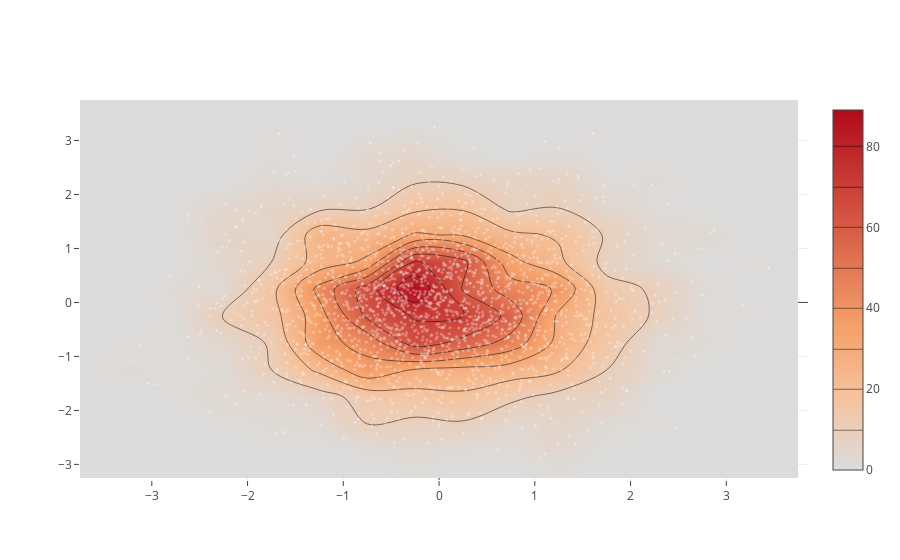

The cell this chart's notebook holds for it:
### Code cell
import plotly.graph_objs as go

import numpy as np

x = np.random.randn(2000)
y = np.random.randn(2000)
iplot([go.Histogram2dContour(x=x, y=y, contours=dict(coloring='heatmap')),
       go.Scatter(x=x, y=y, mode='markers', marker=dict(color='white', size=3, opacity=0.3))], show_link=False)

### Figure 1 — Plotly figure (JSON) as saved in the notebook; plotly's stock layout.template omitted (floating-point values rounded to 4 significant figures; data arrays with more than 128 entries replaced by an {"elided": "..."} marker saying what was removed)
{"data": [{"contours": {"coloring": "heatmap"}, "type": "histogram2dcontour", "uid": "71a82550-c690-4cc5-bc85-36ae9846a259", "x": {"elided": "2000 float values"}, "y": {"elided": "2000 float values"}}, {"marker": {"color": "white", "opacity": 0.3, "size": 3}, "mode": "markers", "type": "scatter", "uid": "f5785f6e-fde3-4497-b554-14ef0e8a943d", "x": {"elided": "2000 float values"}, "y": {"elided": "2000 float values"}}], "layout": {}}
